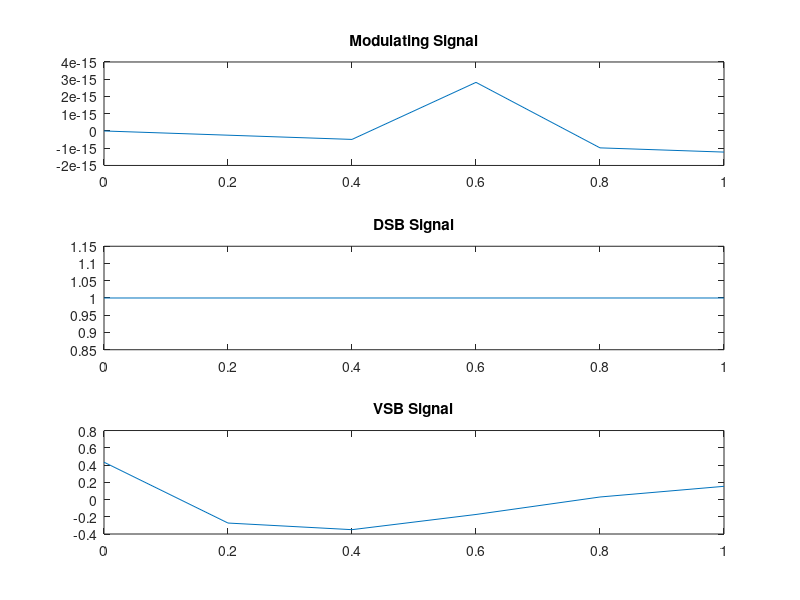

This chart was generated by the following MATLAB code:

% Parameters
fc = input('enter the carrier frequency');  % Carrier frequency
fm = input('enter the modulating frequency');   % Modulating frequency
fs = input('enter the sampling frequency'); % Sampling frequency
%inputs as fc=100,fm=10,fs=1000
t = 0:1/fs:1; % Time vector

% Modulating signal
m = sin(2*pi*fm*t);

% Carrier signal
c = cos(2*pi*fc*t);

% Amplitude modulation (DSB)
dsb = (1 + m).*c;

% VSB filtering (simplified example)
% We'll use a basic filter to remove part of one sideband
[b, a] = butter(4, 0.2, 'high');
vsb = filter(b, a, dsb);

% Plotting
figure;
subplot(3,1,1);
plot(t, m);
title('Modulating Signal');

subplot(3,1,2);
plot(t, dsb);
title('DSB Signal');

subplot(3,1,3);
plot(t, vsb);
title('VSB Signal');


